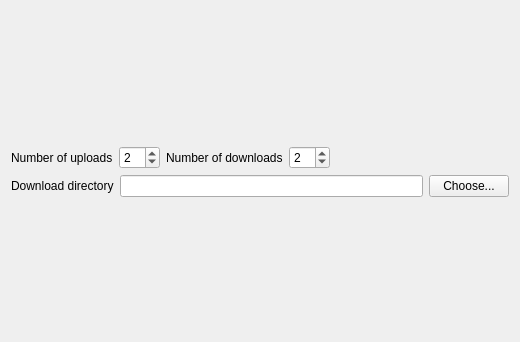
<?xml version="1.0" encoding="UTF-8"?>
<ui version="4.0">
 <class>PreferencesWidget</class>
 <widget class="QWidget" name="PreferencesWidget">
  <property name="geometry">
   <rect>
    <x>0</x>
    <y>0</y>
    <width>520</width>
    <height>342</height>
   </rect>
  </property>
  <property name="windowTitle">
   <string>Form</string>
  </property>
  <layout class="QVBoxLayout" name="verticalLayout">
   <item>
    <spacer name="verticalSpacer">
     <property name="orientation">
      <enum>Qt::Vertical</enum>
     </property>
     <property name="sizeHint" stdset="0">
      <size>
       <width>20</width>
       <height>119</height>
      </size>
     </property>
    </spacer>
   </item>
   <item>
    <layout class="QHBoxLayout" name="horizontalLayout_2">
     <item>
      <widget class="QLabel" name="label">
       <property name="text">
        <string>Number of uploads</string>
       </property>
      </widget>
     </item>
     <item>
      <widget class="QSpinBox" name="uploadsBox">
       <property name="value">
        <number>2</number>
       </property>
      </widget>
     </item>
     <item>
      <widget class="QLabel" name="label_2">
       <property name="text">
        <string>Number of downloads</string>
       </property>
      </widget>
     </item>
     <item>
      <widget class="QSpinBox" name="downloadsBox">
       <property name="value">
        <number>2</number>
       </property>
      </widget>
     </item>
     <item>
      <spacer name="horizontalSpacer">
       <property name="orientation">
        <enum>Qt::Horizontal</enum>
       </property>
       <property name="sizeHint" stdset="0">
        <size>
         <width>40</width>
         <height>20</height>
        </size>
       </property>
      </spacer>
     </item>
    </layout>
   </item>
   <item>
    <layout class="QHBoxLayout" name="horizontalLayout_3">
     <item>
      <widget class="QLabel" name="label_3">
       <property name="text">
        <string>Download directory</string>
       </property>
      </widget>
     </item>
     <item>
      <layout class="QHBoxLayout" name="horizontalLayout">
       <item>
        <widget class="QLineEdit" name="downloadDirEdit"/>
       </item>
       <item>
        <widget class="QPushButton" name="downloadDirButton">
         <property name="text">
          <string>Choose...</string>
         </property>
        </widget>
       </item>
      </layout>
     </item>
    </layout>
   </item>
   <item>
    <spacer name="verticalSpacer_2">
     <property name="orientation">
      <enum>Qt::Vertical</enum>
     </property>
     <property name="sizeHint" stdset="0">
      <size>
       <width>20</width>
       <height>119</height>
      </size>
     </property>
    </spacer>
   </item>
  </layout>
 </widget>
 <resources/>
 <connections>
  <connection>
   <sender>uploadsBox</sender>
   <signal>valueChanged(int)</signal>
   <receiver>PreferencesWidget</receiver>
   <slot>emitNumberOfUploadsChanged(int)</slot>
   <hints>
    <hint type="sourcelabel">
     <x>348</x>
     <y>127</y>
    </hint>
    <hint type="destinationlabel">
     <x>448</x>
     <y>68</y>
    </hint>
   </hints>
  </connection>
  <connection>
   <sender>downloadsBox</sender>
   <signal>valueChanged(int)</signal>
   <receiver>PreferencesWidget</receiver>
   <slot>emitNumberOfDownloadsChanged(int)</slot>
   <hints>
    <hint type="sourcelabel">
     <x>382</x>
     <y>173</y>
    </hint>
    <hint type="destinationlabel">
     <x>426</x>
     <y>251</y>
    </hint>
   </hints>
  </connection>
  <connection>
   <sender>downloadDirEdit</sender>
   <signal>textChanged(QString)</signal>
   <receiver>PreferencesWidget</receiver>
   <slot>emitDownloadDirChanged(QString)</slot>
   <hints>
    <hint type="sourcelabel">
     <x>250</x>
     <y>202</y>
    </hint>
    <hint type="destinationlabel">
     <x>41</x>
     <y>116</y>
    </hint>
   </hints>
  </connection>
 </connections>
 <slots>
  <slot>emitNumberOfDownloadsChanged(int)</slot>
  <slot>emitNumberOfUploadsChanged(int)</slot>
  <slot>emitDownloadDirChanged(QString)</slot>
 </slots>
</ui>
